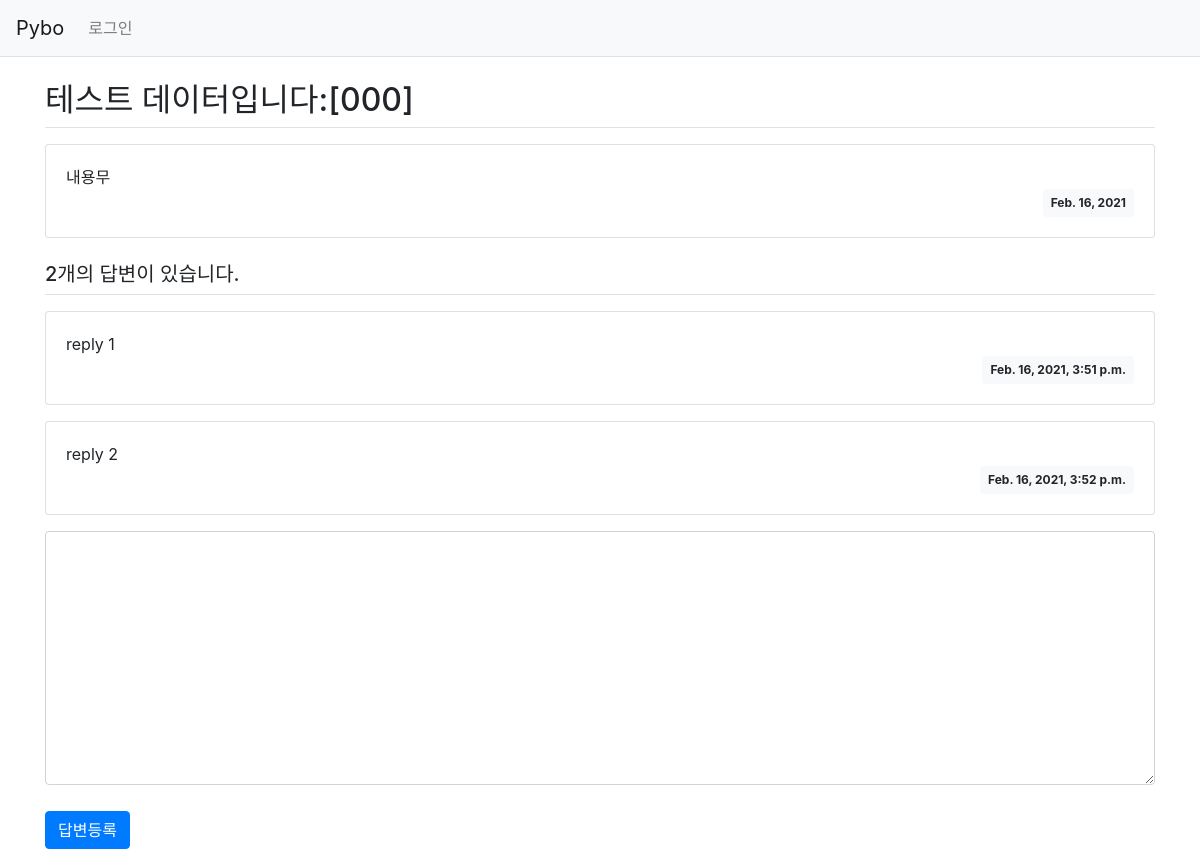
Screenshot of /pybo/8/ with the database file from the repository.
### pybo/models.py (models this page shows, shortened)
class Question(models.Model):
  subject = models.CharField(max_length=200)
  content = models.TextField()
  create_date = models.DateField()

class Answer(models.Model):
  question = models.ForeignKey(Question, on_delete=models.CASCADE)
  content = models.TextField()
  create_date = models.DateTimeField()

### pybo/views.py (the view)
# urls.py: path('<int:question_id>/', views.detail, name='detail'),
def detail(request, question_id):
  question = get_object_or_404(Question, pk=question_id)
  context = {'question': question}
  return render(request, 'pybo/question_detail.html', context)

### templates/pybo/question_detail.html (shortened to what this page needs)
{% extends 'base.html' %}
{% block content %}
<div class="container my-3">
    <h2 class="border-bottom py-2">{{ question.subject }}</h2>
    <div class="card my-3">
        <div class="card-body">
            <div class="card-text" style="white-space: pre-line;">{{ question.content }}</div>
            <div class="d-flex justify-content-end">
                <div class="badge badge-light p-2">
                    {{ question.create_date }}
                </div>
            </div>
        </div>
    </div>
    <h5 class="border-bottom my-3 py-2">{{question.answer_set.count}}개의 답변이 있습니다.</h5>
    {% for answer in question.answer_set.all %}
    <div class="card my-3">
        <div class="card-body">
            <div class="card-text" style="white-space: pre-line;">{{ answer.content }}</div>
            <div class="d-flex justify-content-end">
                <div class="badge badge-light p-2">
                    {{ answer.create_date }}
                </div>
            </div>
        </div>
    </div>
    {% endfor %}
    <form action="{% url 'pybo:answer_create' question.id %}" method="post" class="my-3">
        <div class="form-group">
            <textarea name="content" id="content" class="form-control" rows="10"></textarea>
        </div>
        <input type="submit" value="답변등록" class="btn btn-primary">
    </form>
</div>
{% endblock %}

### static/style.css (style rules this page uses)
textarea { width: 100% !important; }
input[type=submit] { margin-top: 10px !important; }

### rows the page displays
Question: subject "테스트 데이터입니다:[000]", content "내용무", create_date "Feb. 16, 2021", answer_set.count "2"
Answer: content "reply 1", create_date "Feb. 16, 2021, 3:51 p.m."
Answer: content "reply 2", create_date "Feb. 16, 2021, 3:52 p.m."
